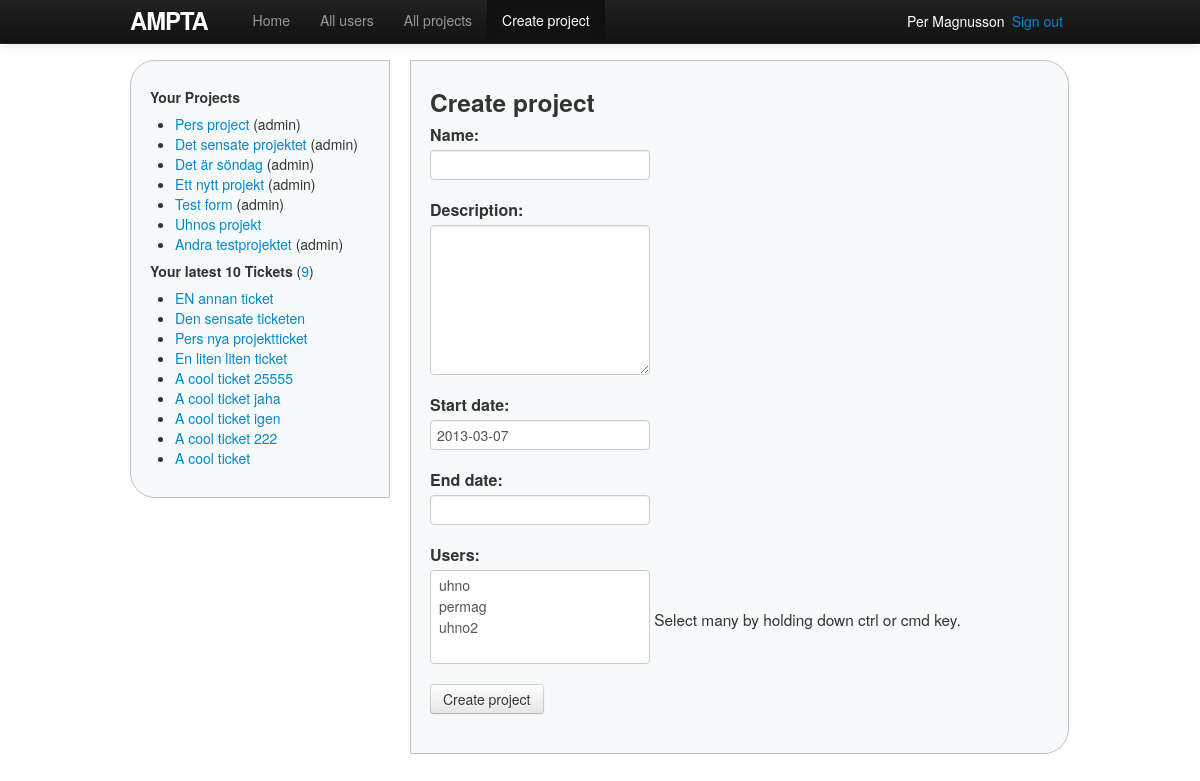
The app's page /projects/new/ (signed in) with its own data.
### ampta/models.py (models this page shows, shortened)
class Project(models.Model):
    name = models.CharField(max_length=30)
    description = models.TextField()
    start_date = models.DateField()
    end_date = models.DateField()
    users = models.ManyToManyField(User, related_name='projects', blank=True)
    owner = models.ForeignKey(User, related_name='projects_owned_by_user')
    date_added = models.DateTimeField()
    date_updated = models.DateTimeField()
    def owned_by_user(self, user):
        return self.owner == user

class Ticket(models.Model):
    name = models.CharField(max_length=30)
    description = models.TextField()
    start_date = models.DateField()
    end_date = models.DateField()
    status = models.ForeignKey(Status, related_name='tickets')
    project = models.ForeignKey(Project, related_name='tickets')
    owner = models.ForeignKey(User, related_name='tickets')
    date_added = models.DateTimeField()
    date_updated = models.DateTimeField()

### ampta/views/project_views.py (the view)
# urls.py: url(r'^projects/new/$', 'new_create', name='new_project'),
@login_required(login_url='/login')
def new_create(request):
    if request.method == 'POST':
        form = ProjectForm(request.user, request.POST)  # new form, exclude current user
        if form.is_valid():
            form.instance.owner = request.user
            form.instance.date_added = datetime.datetime.today()
            form.instance.date_updated = datetime.datetime.today()
            form.save()
            form.instance.users.add(request.user)  # add owner to project.users. after save.
            messages.success(request, 'Project was created')
            return redirect(form.instance)  # redirect to created project
    else:
        form = ProjectForm(request.user)  # exclude current user
    return render(request, 'projects/new.html',
                 {'form': form, 'button': 'Create project', 'header': 'Create project',
                  'create_projects_active': True})

### ampta/forms.py (shortened to what this page needs)
class ProjectForm(ModelForm):
    start_date = forms.DateField(initial=datetime.date.today)  # define manually to set initial value
    users = forms.ModelMultipleChoiceField(User.objects.all(), # define manually to customize help_text
                                           help_text='Select many by holding down ctrl or cmd key.',
                                           required=False)
    error_css_class = 'validationError'  # add css class to form field with error
    def __init__(self, current_user, *args, **kwargs):
        super(ProjectForm, self).__init__(*args, **kwargs)  # exclude current user from users MultipleChoiceField
        self.fields['users'].queryset = self.fields['users'].queryset.exclude(id=current_user.id)
    class Meta:
        model = Project
        exclude = ('owner', 'date_added', 'date_updated')

### ampta/templatetags/custom_filters.py (called while the page is built)
@register.filter(name='user_projects')  # "name", if other name than function
def user_projects(user):
    projects = user.projects.order_by('-date_added')
    return projects

@register.filter
def project_owned_by_user(project, user):
    return project.owned_by_user(user)

### ampta/templates/projects/new.html (shortened to what this page needs)
{% extends 'shared/base.html' %}
{% block content %}
<h3>{{ header }}</h3>
{% include 'projects/_new_edit_form.html' %}
{% endblock %}

### ampta/templates/shared/base.html (shortened to what this page needs)
<!DOCTYPE html>
<html>
	<head>
		{% block styles %}
			<link rel="stylesheet" href="http://code.jquery.com/ui/1.10.1/themes/base/jquery-ui.css" />
			<link rel="stylesheet" type="text/css" href="{{ STATIC_URL }}styles/bootstrap.min.css">
			<link rel="stylesheet" type="text/css" href="{{ STATIC_URL }}styles/site.css">
		{% endblock %}
	</head>
	<body>
	{% block body %}
		<div class="container">
		<header>
			<nav class="navbar navbar-inverse navbar-fixed-top">
				<div class="navbar-inner">
					<div class="container">
						<a href="{% url home %}" id="logo" class="brand">Ampta</a>
						<div class="nav-collapse collapse">
							<ul class="nav">
								<li {% if home_active %}class="active"{% endif %}>
									<a href="{% url home %}">Home</a>
								</li>
								<li {% if all_users_active %}class="active"{% endif %}>
									<a href="{% url users %}">All users</a>
								</li>
								<li {% if projects_active %}class="active"{% endif %}>
									<a href="{% url projects %}">All projects</a>
								</li>
								<li {% if create_projects_active %}class="active"{% endif %}>
									<a href="{% url new_project %}">Create project</a>
								</li>
							</ul>
						</div>
						<span class="sign_out pull-right"><a href="{% url logout %}">Sign out</a></span>
						<span class="active_user pull-right">
							<a href="{% url user user.id %}">{{ user.get_full_name }}</a>
						</span>
					</div>
				</div>
			</nav>
		</header>
		<div class="sidenav pull-left">
			{% include 'shared/_sidenav_projects_tickets.html' %}
		</div>
		<div class="main pull-left">
			{% block content %}{% endblock %}
		</div>
		</div>
	{% endblock body %}
	</body>
</html>

### ampta/templates/shared/_sidenav_projects_tickets.html (shortened to what this page needs)
{% load custom_filters %}
<h5>Your Projects</h5>
<ul>
{% with projects=user|user_projects %}
{% for p in projects %}
	<li>
		<a href="{% url project p.id %}">{{ p.name }}</a>
		{% if p|project_owned_by_user:user %}(admin){% endif %}
	</li>
{% endfor%}
{% endwith %}
</ul>
<h5>Your latest 10 Tickets
	<span class="countTickets">(<a href="{% url tickets %}">{{ user.tickets.count }}</a>)</span>
</h5>
<ul>
{% for t in user.tickets.all|dictsortreversed:"date_added"|slice:"10" %}
	<li><a href="{% url project_ticket t.project.id t.id %}">{{ t.name }}</a></li>
{% endfor %}
</ul>

### ampta/static/styles/site.css (style rules this page uses)
html { overflow-y: scroll; }
body { padding-top: 60px; padding-bottom: 15px; }
textarea { resize: vertical; }
h1, h2, h3, h4, h5, h6 { line-height: 1; }
p { font-size: 1.1em; line-height: 1.7em; }
#logo { float: left; margin-right: 10px; font-size: 1.7em; color: #fff; text-transform: uppercase; letter-spacing: -1px; padding-top: 9px; font-weight: bold; line-height: 1; }
.active_user, .sign_out { display: block; margin-top: 11px; margin-right: 7px; color: white; }
.active_user a { color: white; }
.sidenav { width: 220px; margin-right: 20px; padding: 9px; border: 1px solid #c0c0c0; background: #f7fafa; padding: 19px; border-radius: 25px 0 0 25px; -moz-border-radius: 25px 0 0 25px; }
.main { padding: 9px; width: 619px; border: 1px solid #c0c0c0; background: #f7fafa; padding: 19px; border-radius: 0 25px 25px 0; -moz-border-radius: 0 25px 25px 0; }
textarea { height: 140px; }
label { font-size: 16px; font-weight: bold; }
.countTickets { font-weight: normal; text-decoration: italic; }

### records on screen
Project: name "Pers project", shows "(admin)"
Project: name "Det sensate projektet", shows "(admin)"
Project: name "Det är söndag", shows "(admin)"
Project: name "Ett nytt projekt", shows "(admin)"
Project: name "Test form", shows "(admin)"
Project: name "Uhnos projekt"
Project: name "Andra testprojektet", shows "(admin)"
Ticket: name "EN annan ticket"
Ticket: name "Den sensate ticketen"
Ticket: name "Pers nya projektticket"
Ticket: name "En liten liten ticket"
Ticket: name "A cool ticket 25555"
Ticket: name "A cool ticket jaha"
Ticket: name "A cool ticket igen"
Ticket: name "A cool ticket 222"
Ticket: name "A cool ticket"

### other values on screen
{{ user.get_full_name }} "Per Magnusson"
{{ user.tickets.count }} "9"
{{ header }} "Create project"
